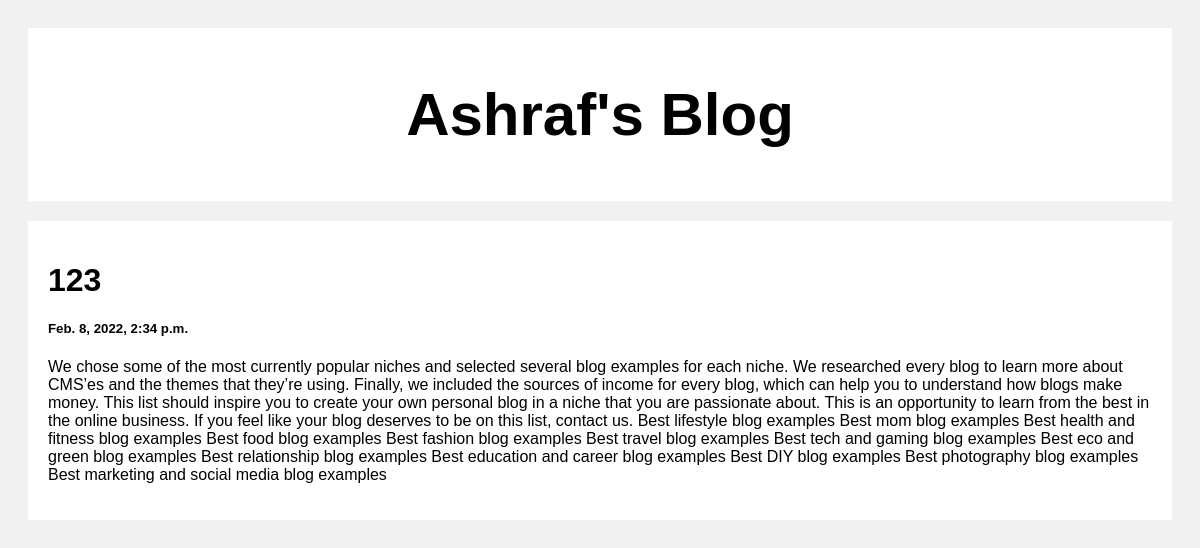
/post/1, run on the app's committed database.
### blog_post/models.py (models this page shows)
class Post(models.Model):
    title = models.CharField(max_length=100)
    body = models.CharField(max_length=1000000000)
    created_at = models.DateTimeField(default=datetime.now,blank=True)
    author = models.ForeignKey(User,default=1,null=True,on_delete=models.SET_NULL)

### blog_post/views.py (the view)
# urls.py: path('post/<str:pk>',views.post,name='post'),
def post(request, pk):
    posts = Post.objects.get(id=pk)
    return render(request, 'posts.html', {'posts': posts})

### templates/posts.html (shortened to what this page needs)
<!DOCTYPE html>
<html>
<head>
</head>
<body>
<div class="header">
  <h2>Ashraf's Blog</h2>
</div>
<div class="row">
  <div class="leftcolumn">
    <div class="card">
        <h1>{{posts.title}}</h1>
        <h5>{{posts.created_at}}</h5>
        <p>{{posts.body}}</p>
    </div>
  </div>
</div>
</body>
</html>

### templates/posts.html (style rules this page uses)
* { box-sizing: border-box; }
body { font-family: Arial; padding: 20px; background: #f1f1f1; }
.header { padding: 2px; font-size: 40px; text-align: center; background: white; }
.leftcolumn { float: left; width: 100%; }
.card { background-color: white; padding: 20px; margin-top: 20px; }
.row:after { content: ""; display: table; clear: both; }

### data on the page
Post: title "123", created_at "Feb. 8, 2022, 2:34 p.m.", body "We chose some of the most currently popular niches and selected several blog examples for each niche. We researched every blog to learn more about CMS’es and the themes that they’re using. Finally, we included the sources of income for every blog, which can help you to understand how blogs make money. This list should inspire you to create your own personal blog in a niche that you are passionate about. This is an opportunity to learn from the best in the online business. If you feel like your blog deserves to be on this list, contact us. Best lifestyle blog examples Best mom blog examples Best health and fitness blog examples Best food blog examples Best fashion blog examples Best travel…"
